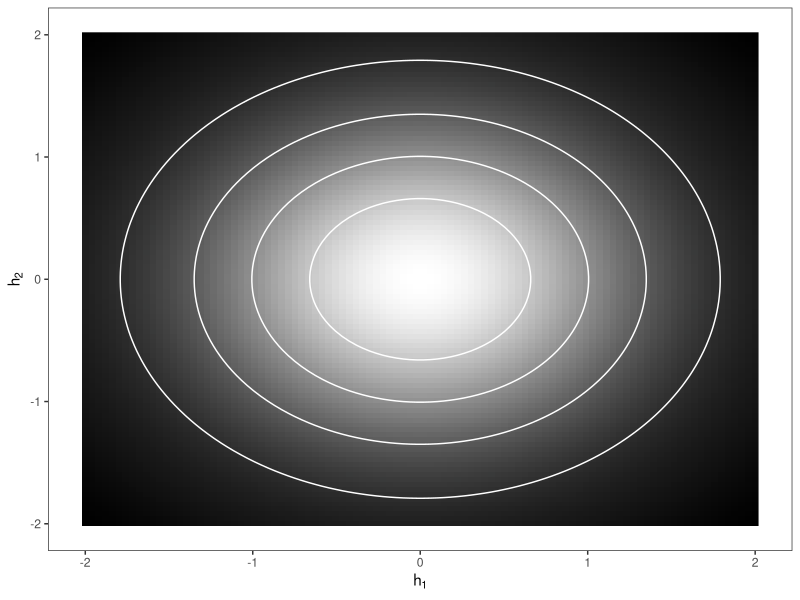
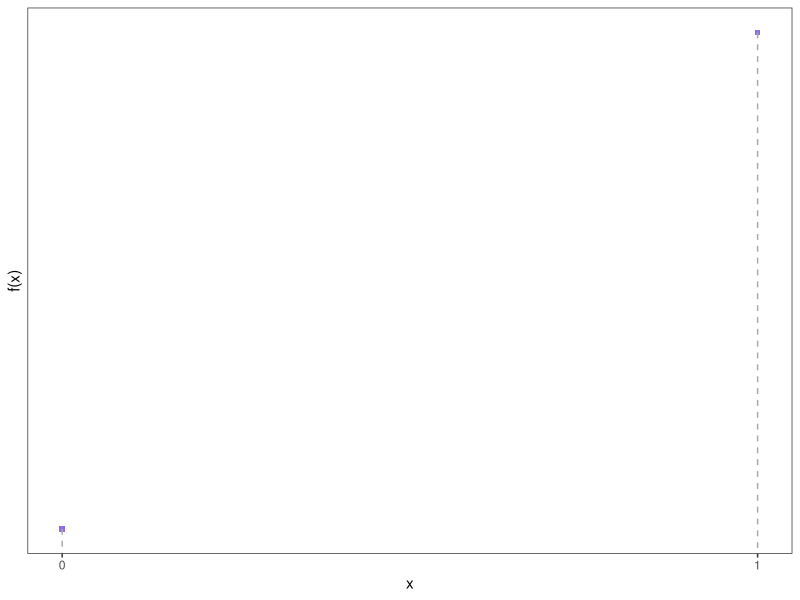
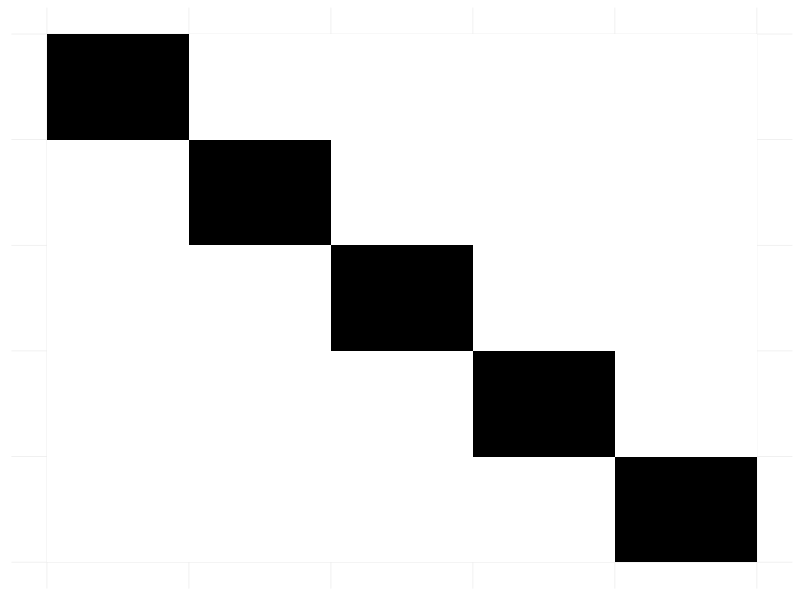
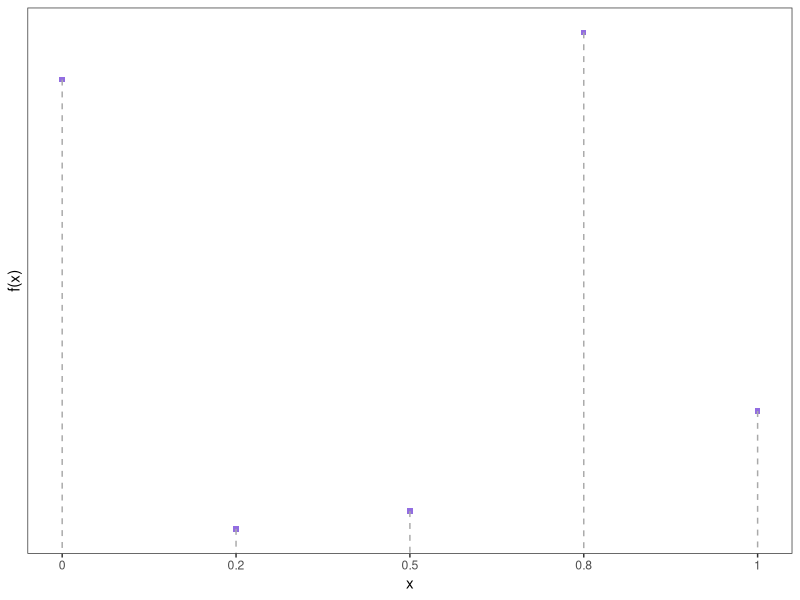
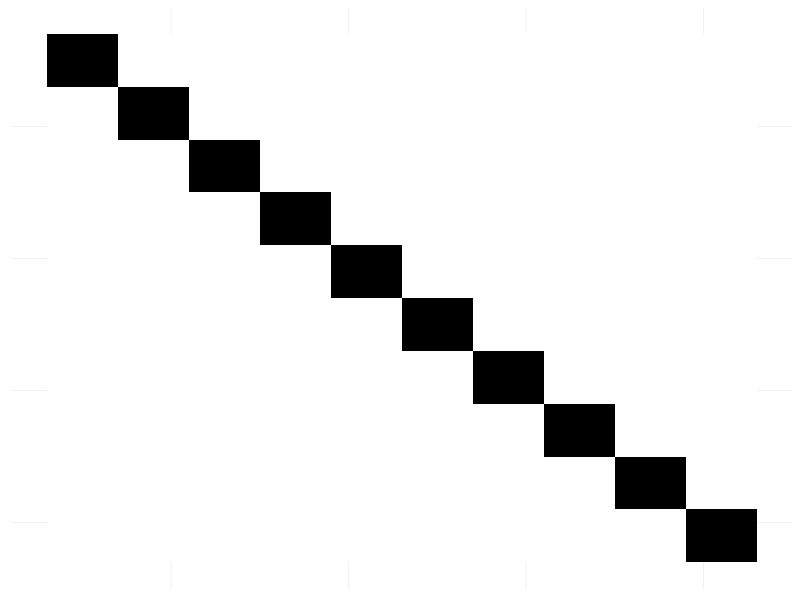
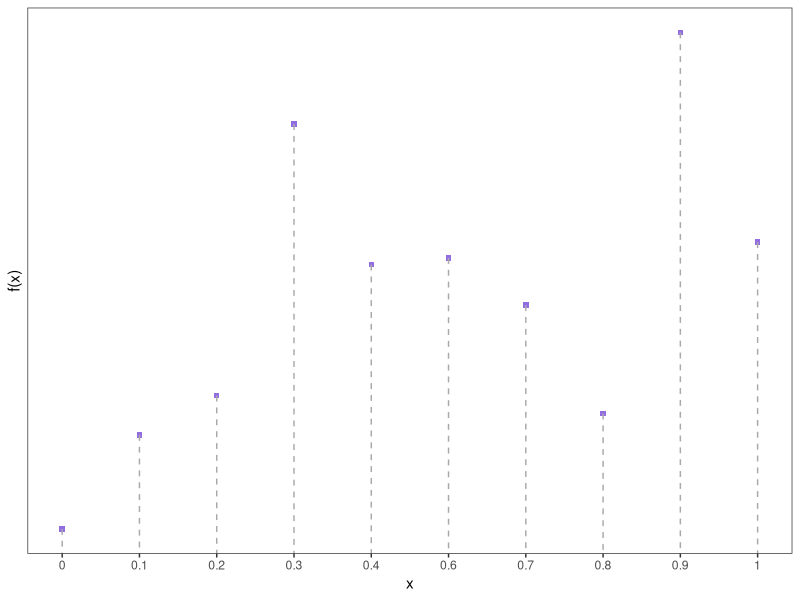
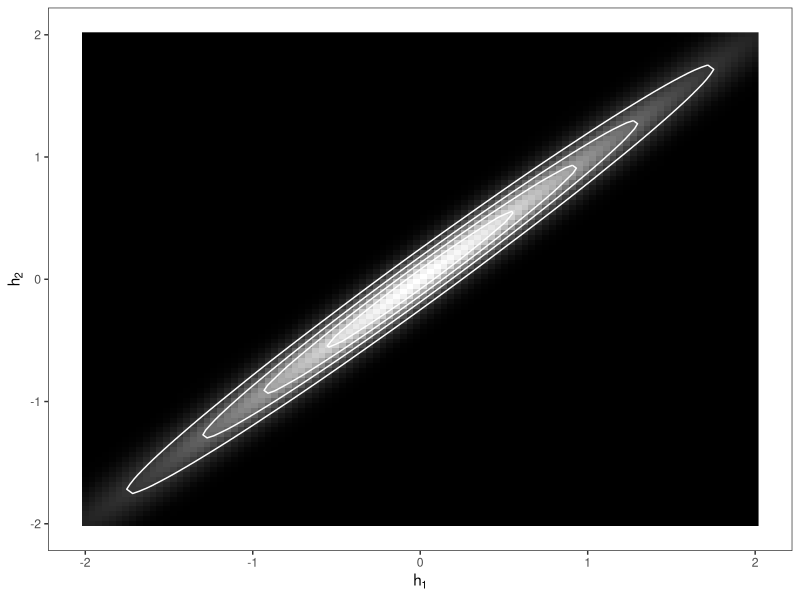
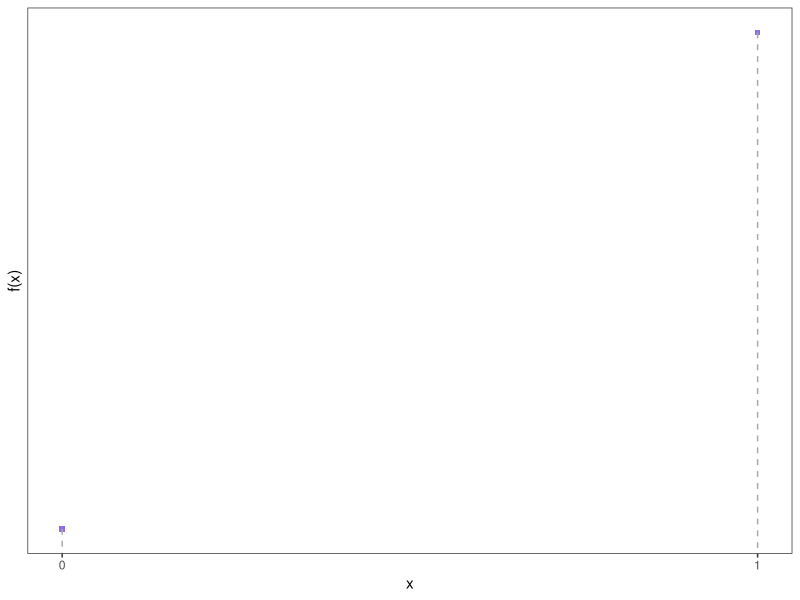

The R source for these figures, in order:
# ------------------------------------------------------------------------------
# PLOT FUNCTIONS ON DISCRETE DOMAINS
# ------------------------------------------------------------------------------

# Purpose: create plots of discrete functions sampled from MV Gaussians, 
# possibly along with visualizations of the corresponding covariance matrix

# PREREQ -----------------------------------------------------------------------

library(checkmate)
library(data.table)
library(ggplot2)
library(mvtnorm)

# FUNCTIONS --------------------------------------------------------------------

# Create identity covariance matrix
make_covmat_identity = function(n) diag(n)

# Create covariance matrix with exp decaying covariance
make_covmat_expdecay = function(n, min_cov = 0.99) {
    cov_mat = matrix(min_cov, n, n)
    decay_param = min_cov**(n - 1)
    for (i in seq_len(n)) {
        for (j in seq_len(n)) {
            cov_mat[i, j] = decay_param**abs(i - j)
        }
    }
    cov_mat
}

# Create covariance matrix with squared exponential kernel
make_covmat_sqexp = function(n, length_scale = 0.1) {
    sqexp_kernel = function(x1, x2, length_scale) {
        dist_mat = as.matrix(dist(c(x1, x2), method = "euclidean"))
        exp(-0.5 * dist_mat**2 / length_scale**2)
    }
    x = seq(0, 1, length.out = n)
    sqexp_kernel(x, x, length_scale)[1:n, 1:n]
}

# Create covariance matrix of chosen type
make_covmat = function(n, cov_type, ...) {
    assert_choice(cov_type, c("identity", "expdecay", "squaredexp"))
    switch(
        cov_type,
        identity = make_covmat_identity(n),
        expdecay = make_covmat_expdecay(n, ...),
        squaredexp = make_covmat_sqexp(n, ...)
    )
}

# Draw MV normal data with mean 1 and given covariance
draw_mvn_data = function(n, cov_mat) {
    c(rmvnorm(1, rep(1, n), sigma = cov_mat))
}

# Plot discrete functions for multiple vectors
plot_discr_fun = function(x, y, group, draw_line = TRUE, vert_bars = FALSE) {
    
    assert_true(all.equal(length(x), length(y), length(group)))
    dt = data.table(x = x, y = y, group = group)
    
    p = ggplot(dt, aes(x = x, y = y, group = group, color = group)) + 
        geom_point(shape = 15) +
        theme_bw()
    if (draw_line) {
        p = p + geom_line(
            mapping = aes(x = x, y = y, group = group, color = group),
            lty = 2
        )
    }
    if (vert_bars) {
        p = p + geom_segment(
            mapping = aes(x = x, y = y, xend = x, yend = -Inf),
            color = "darkgray",
            lty = 2
        )
    }
    if (nrow(dt) > 10) {
        p = p +
            scale_x_continuous(breaks = x, labels = NULL)
    } else {
        p = p +
            scale_x_continuous(breaks = x, labels = round(x, 1))
    }
    p = p +
        scale_y_continuous(breaks = NULL, labels = NULL) +
        scale_color_gradientn(colours = c(low = "gray", high = "blue")) +
        ylab("f(x)") +
        theme(
            plot.background = element_blank(),
            panel.grid.major = element_blank(),
            panel.grid.minor = element_blank(),
            legend.position = "none"
        )
    p
}

# Plot covariance as bivariate density or multivariate heatmap
plot_cov = function(cov_mat, mu = NULL) {
    
    assert_matrix(
        cov_mat, 
        mode = "numeric", 
        any.missing = FALSE, 
        min.rows = 2, 
        min.cols = 2
    )
    n = nrow(cov_mat)
    if (is.null(mu)) mu = rep(0, n)
    
    if (n == 2) {
        h1_min = mu[1] - 2 * cov_mat[1, 1]
        h1_max = mu[1] + 2 * cov_mat[1, 1]
        h2_min = mu[2] - 2 * cov_mat[2, 2]
        h2_max = mu[2] + 2 * cov_mat[2, 2]
        grid = expand.grid(
            h1 = seq(h1_min, h1_max, length.out = 100), 
            h2 = seq(h2_min, h2_max, length.out = 100)
        )
        probs = cbind(grid, density = dmvnorm(grid, mean = mu, sigma = cov_mat))
        p = ggplot() +
            labs(x = expression(h[1]), y = expression(h[2])) +
            geom_raster(data = probs, aes(x = h1, y = h2, fill = density)) +
            geom_contour(
                data = probs,
                aes(x = h1, y = h2, z = density),
                colour = "white",
                bins = 5
            ) +
            guides(fill = "none") +
            scale_fill_gradientn(
                colours = c(low = "black", high = "white")
            ) +
            theme_bw() +
            theme(panel.grid = element_blank())
    } else {
        p = ggplot() +
            geom_tile(
                data = reshape2::melt(cov_mat), 
                aes(x = Var1, y = Var2, fill = value)
            ) +
            scale_x_reverse() +
            theme_bw() +
            scale_fill_gradientn(
                "covariance", colours = c(low = "white", high = "black")
            ) +
            theme(
                axis.line = element_blank(),
                axis.ticks = element_blank(),
                axis.title.x = element_blank(),
                axis.title.y = element_blank(),
                panel.border = element_blank(),
                axis.text.x = element_blank(),
                axis.text.y = element_blank(),
                panel.grid.major = element_blank(),
                legend.position = "none"
            )
    }
    p

}

# PLOTS ------------------------------------------------------------------------

set.seed(123)
input_sizes = c(2, 5, 10, 50)
cov_types = c("identity", "expdecay", "squaredexp")
n_draws = c(1, 10)

plot_cases = as.data.table(
    expand.grid(input_sizes[1:3], cov_types[1:2], n_draws, TRUE)
)
names(plot_cases) = c("size", "cov", "n", "save_plot_cov")
additional_cases = list(
    size = rep(50, 2),
    cov = c("identity", "squaredexp"),
    n = rep(1, 2),
    save_plot_cov = rep(FALSE, 2)
)
plot_cases = rbind(plot_cases, additional_cases)
plot_cases$cov = as.character(plot_cases$cov)

# Create plots of discrete functions for different input sizes, weak vs strong 
# correlation, multiple draws each

for (i in seq_len(nrow(plot_cases))) {
    
    dt = plot_cases[i, ]
    size = dt$size
    cov = dt$cov
    n = dt$n
    save_plot_cov = dt$save_plot_cov
    
    cov_mat = make_covmat(size, cov)
    if (save_plot_cov) {
        ggsave(
            sprintf("../figure/discrete/discr_%i_%s_cov.pdf", size, cov),
            plot_cov(cov_mat),
            width = 2, 
            height = 2
        )
    }
    
    dt_list = lapply(
        seq_len(n), 
        function(j) {
            x = seq(0, 1, length.out = size)
            y = draw_mvn_data(length(x), cov_mat)
            data.table(x = x, y = y, group = j, cov = cov)
        }
    )
    dt = do.call(rbind, dt_list)
    ggsave(
        sprintf(
            "../figure/discrete/discr_%i_%s_%in.pdf", size, cov, n
        ),
        plot_discr_fun(
            dt$x, 
            dt$y, 
            dt$group, 
            draw_line = ifelse(n == 1, FALSE, TRUE),
            vert_bars = ifelse(n == 1, TRUE, FALSE)
        ),
        width = 2.5, 
        height = 2
    )
    
}
